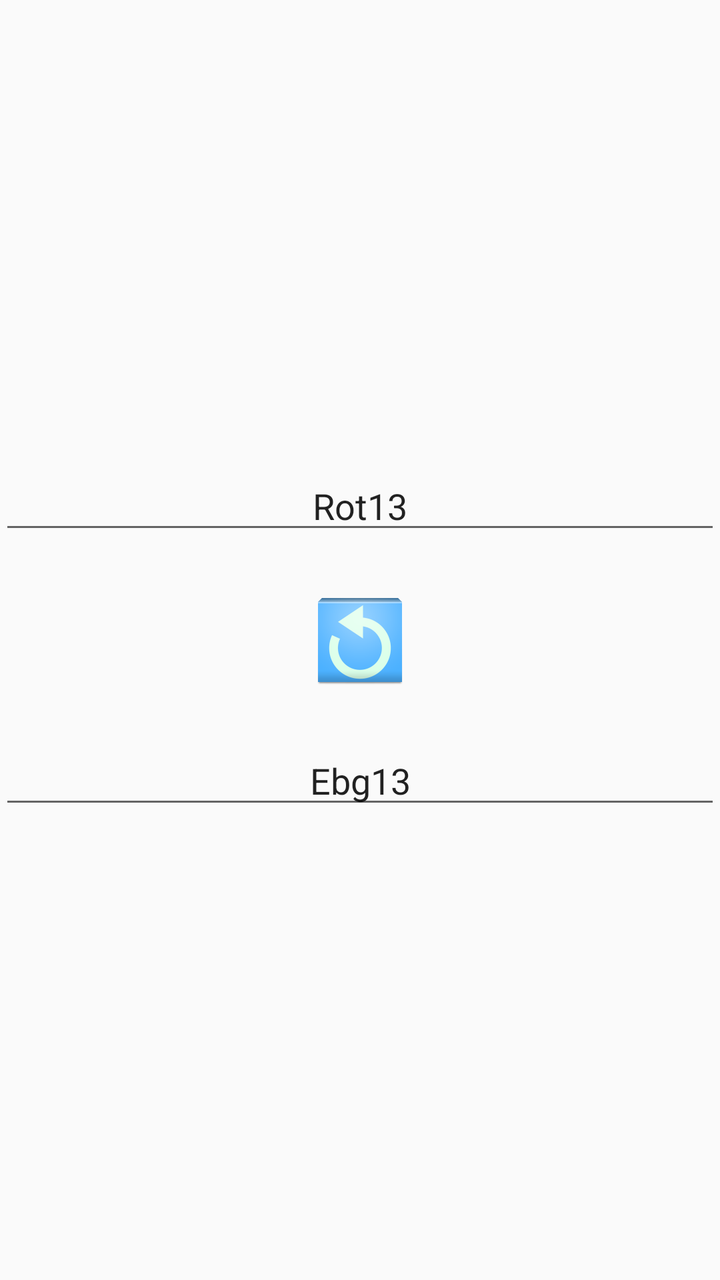
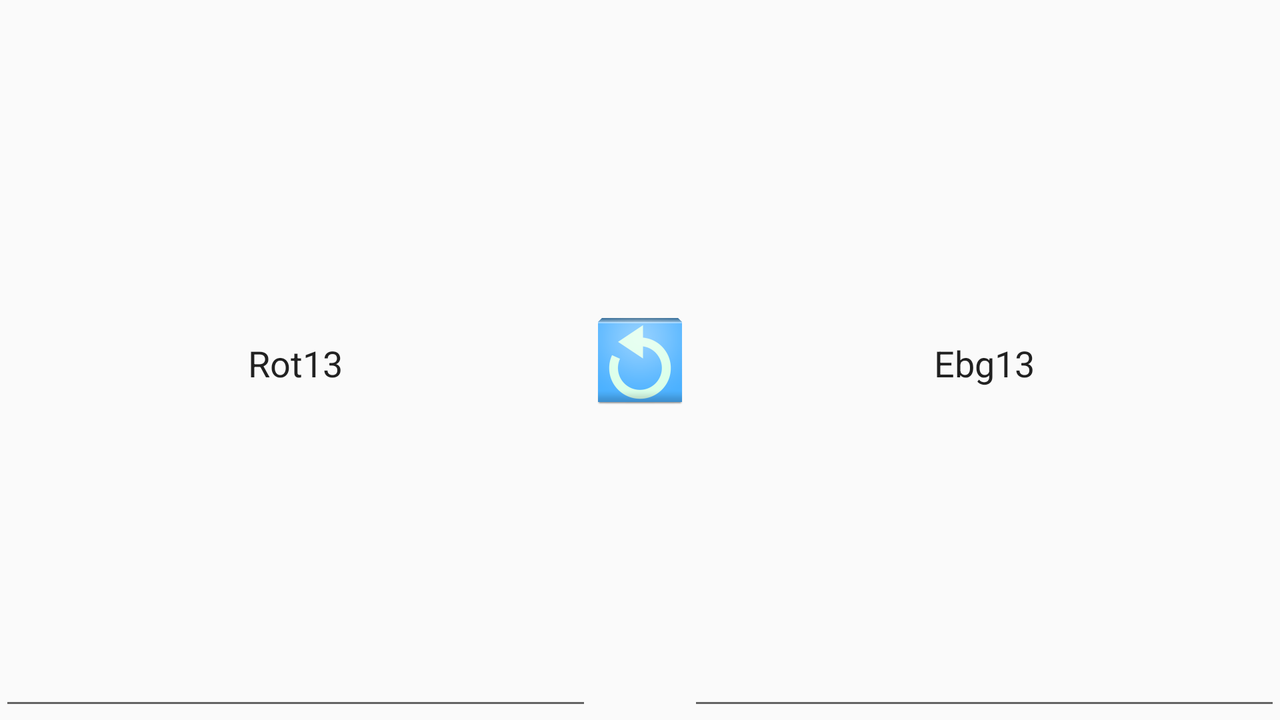

First picture: res/layout/ on a phone held upright. Second picture: the repository's own variant of that layout, on a device whose configuration matches the variant's folder. Source for both follows.
<!-- AndroidManifest.xml: application theme AppTheme -->
<!-- res/layout/fragment_main.xml -->
<RelativeLayout xmlns:android="http://schemas.android.com/apk/res/android"
    xmlns:tools="http://schemas.android.com/tools"
    android:layout_width="match_parent"
    android:layout_height="match_parent"
    android:paddingLeft="@dimen/activity_horizontal_margin"
    android:paddingRight="@dimen/activity_horizontal_margin"
    android:paddingTop="@dimen/activity_vertical_margin"
    android:paddingBottom="@dimen/activity_vertical_margin"
    tools:context="be.robinj.rot13.MainActivity$PlaceholderFragment">

	<ImageView
		android:layout_width="wrap_content"
		android:layout_height="wrap_content"
		android:id="@+id/imageView"
		android:layout_centerVertical="true"
		android:layout_centerHorizontal="true"
		android:src="@drawable/ic_launcher" />

	<EditText
		android:layout_width="wrap_content"
		android:layout_height="wrap_content"
		android:id="@+id/txtPlain"
		android:layout_above="@+id/imageView"
		android:layout_alignParentLeft="true"
		android:layout_alignParentStart="true"
		android:layout_marginBottom="24dp"
		android:layout_alignParentRight="true"
		android:layout_alignParentEnd="true"
		android:text="Rot13"
		android:gravity="center" />

	<EditText
		android:layout_width="wrap_content"
		android:layout_height="wrap_content"
		android:id="@+id/txtRot13"
		android:layout_below="@+id/imageView"
		android:layout_marginTop="24dp"
		android:layout_alignRight="@+id/txtPlain"
		android:layout_alignEnd="@+id/txtPlain"
		android:layout_alignParentLeft="true"
		android:layout_alignParentStart="true"
		android:text="Ebg13"
		android:gravity="center" />

</RelativeLayout>
<!-- resources referenced by this layout -->
<resources>
  <!-- drawable ic_launcher: png bitmap (drawable-hdpi, 3764 bytes) -->
  <!-- from res/values-v23/ -->
  <style name="AppTheme" parent="Base.AppTheme">
          <item name="android:windowLightStatusBar">true</item>
      </style>
  <style name="Base.AppTheme" parent="Theme.AppCompat.Light.DarkActionBar">
          
      </style>
</resources>
<!-- res/layout-land/fragment_main.xml (the repository's variant of the layout above) -->
<!-- drawn on the phone turned sideways -->
<RelativeLayout xmlns:android="http://schemas.android.com/apk/res/android"
    xmlns:tools="http://schemas.android.com/tools"
    android:layout_width="match_parent"
    android:layout_height="match_parent"
    android:paddingLeft="@dimen/activity_horizontal_margin"
    android:paddingRight="@dimen/activity_horizontal_margin"
    android:paddingTop="@dimen/activity_vertical_margin"
    android:paddingBottom="@dimen/activity_vertical_margin"
    tools:context="be.robinj.rot13.MainActivity$PlaceholderFragment">

	<ImageView
		android:layout_width="wrap_content"
		android:layout_height="wrap_content"
		android:id="@+id/imageView"
		android:layout_centerHorizontal="true"
		android:src="@drawable/ic_launcher"
		android:layout_alignParentTop="true"
		android:layout_alignParentBottom="true"/>

	<EditText
		android:layout_width="wrap_content"
		android:layout_height="wrap_content"
		android:id="@+id/txtPlain"
		android:layout_alignParentLeft="true"
		android:layout_alignParentStart="true"
		android:text="Rot13"
		android:gravity="center"
		android:layout_alignParentTop="true"
		android:layout_toLeftOf="@+id/imageView"
		android:layout_alignParentBottom="true"/>

	<EditText
		android:layout_width="wrap_content"
		android:layout_height="wrap_content"
		android:id="@+id/txtRot13"
		android:text="Ebg13"
		android:gravity="center"
		android:layout_alignParentRight="true"
		android:layout_alignParentEnd="true"
		android:layout_alignParentTop="true"
		android:layout_toRightOf="@+id/imageView"
		android:layout_alignParentBottom="true"/>

</RelativeLayout>
